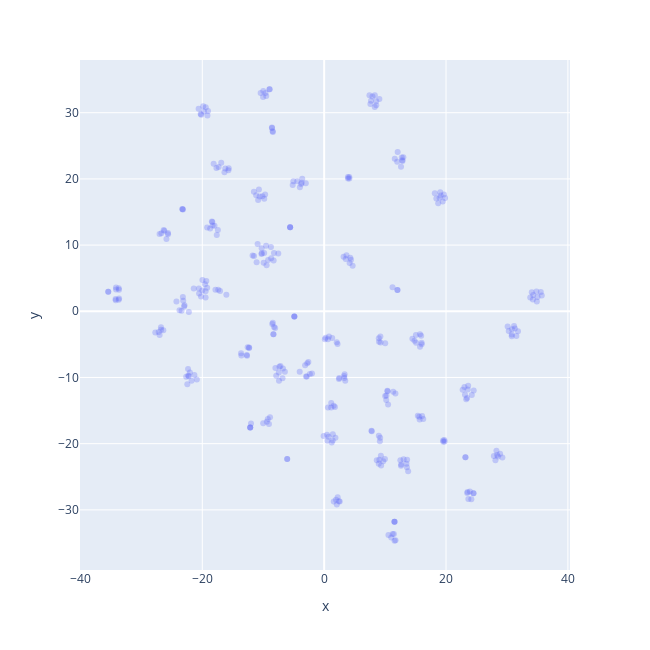

This figure's notebook cell:
### Code cell
tsne_model = TSNE(
    n_components = 2,
    perplexity = 15,
    random_state = 42,
    init = 'random',
    learning_rate = 200
)

emb_arr = np.array(doc_vec_df["gpt_doc_vec"].to_list())

tsne_embeddings = tsne_model.fit_transform(emb_arr)

gpt_code_data = pd.DataFrame(
    {'x': tsne_embeddings[:, 0],
     'y': tsne_embeddings[:, 1]}
)

# Create the scatter plot using Plotly Express
plot = px.scatter(
    gpt_code_data,
    x = 'x',
    y = 'y',
    opacity = 0.3
)

plot.update_layout(
    width = 650,
    height = 650
)

plot.show()

### Figure 1 — Plotly figure (JSON) as saved in the notebook; plotly's stock layout.template omitted (floating-point values rounded to 4 significant figures; data arrays with more than 128 entries replaced by an {"elided": "..."} marker saying what was removed)
{"data": [{"hovertemplate": "x=%{x}<br>y=%{y}<extra></extra>", "legendgroup": "", "marker": {"color": "#636efa", "opacity": 0.3, "symbol": "circle"}, "mode": "markers", "name": "", "orientation": "v", "showlegend": false, "type": "scatter", "x": {"elided": "348 float values"}, "xaxis": "x", "y": {"elided": "348 float values"}, "yaxis": "y"}], "layout": {"height": 650, "legend": {"tracegroupgap": 0}, "margin": {"t": 60}, "width": 650, "xaxis": {"anchor": "y", "domain": [0, 1], "title": {"text": "x"}}, "yaxis": {"anchor": "x", "domain": [0, 1], "title": {"text": "y"}}}}
